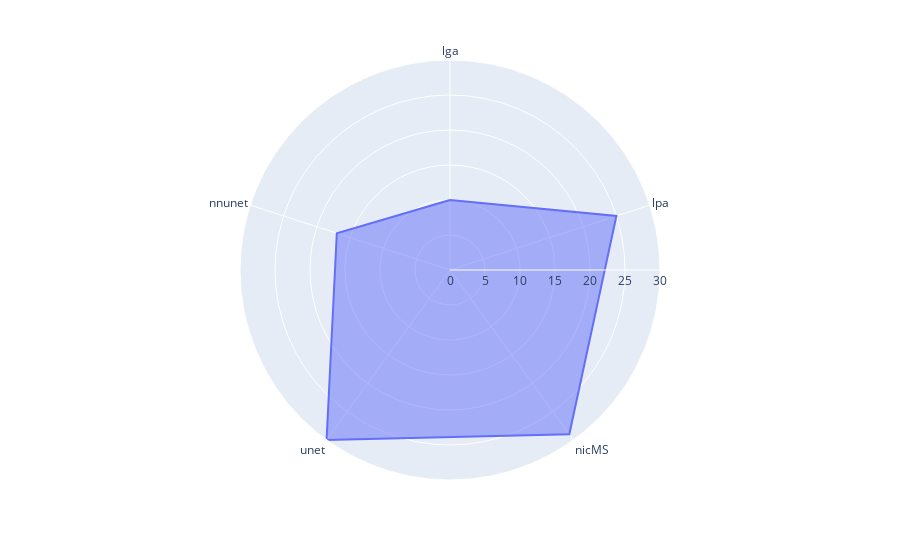

The code cell stored with this chart in its notebook:
### Markdown cell above
#### Spider plot

### Code cell
import plotly.express as px
import pandas as pd
df = pd.DataFrame(dict(
    r=[10, 25, 29, 30, 17],
    theta=['lga', 'lpa', 'nicMS', 'unet', 'nnunet']))
fig = px.line_polar(df, r='r', theta='theta', line_close=True)
fig.update_traces(fill='toself')
fig.show()

model_list = ('lga', 'lpa', 'nicMS', 'unet', 'nnunet')
score_list = [0.687, 0.546, 0.933, 0.345, 0.94]

### Figure 1 — Plotly figure (JSON) as saved in the notebook; plotly's stock layout.template omitted (floating-point values rounded to 4 significant figures)
{"data": [{"fill": "toself", "hovertemplate": "r=%{r}<br>theta=%{theta}<extra></extra>", "legendgroup": "", "line": {"color": "#636efa", "dash": "solid"}, "marker": {"symbol": "circle"}, "mode": "lines", "name": "", "r": [10, 25, 29, 30, 17, 10], "showlegend": false, "subplot": "polar", "theta": ["lga", "lpa", "nicMS", "unet", "nnunet", "lga"], "type": "scatterpolar"}], "layout": {"legend": {"tracegroupgap": 0}, "margin": {"t": 60}, "polar": {"angularaxis": {"direction": "clockwise", "rotation": 90}, "domain": {"x": [0, 1], "y": [0, 1]}}}}
